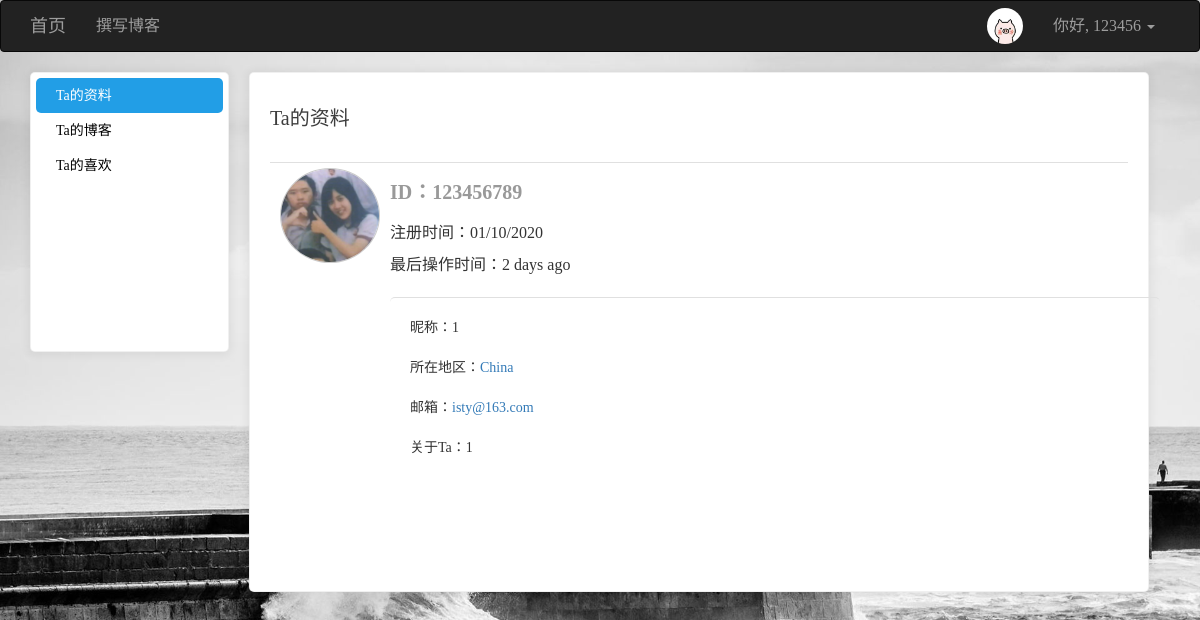
/user/123456789/ (signed in), run on an earlier commit of the app's database.
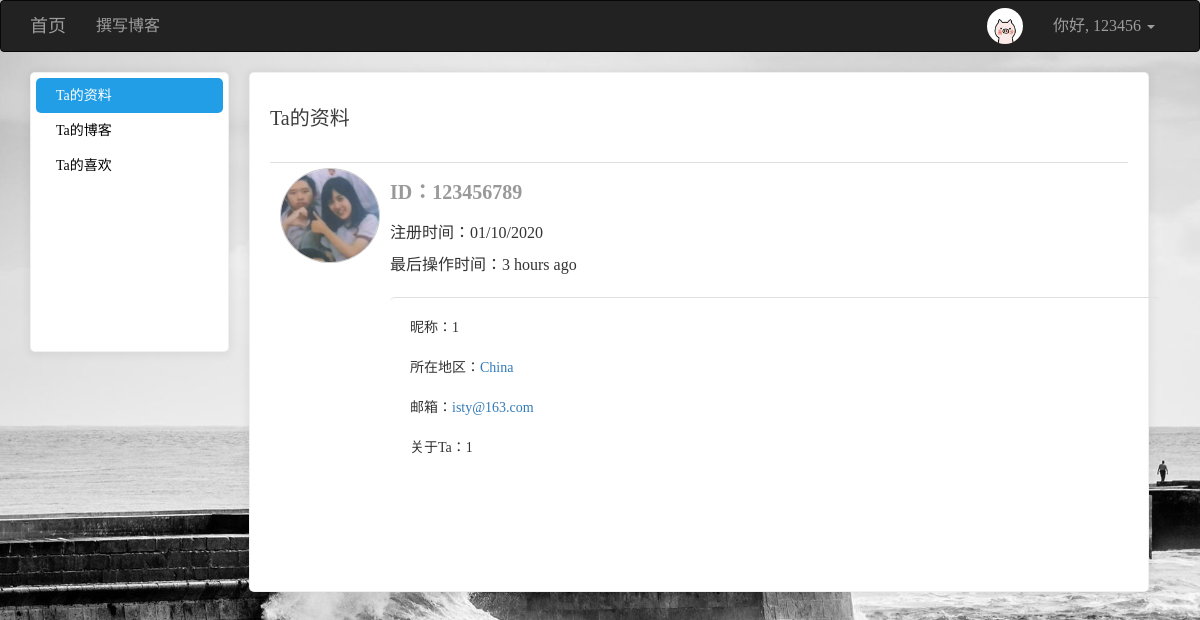
And on a later commit of the database.
### app/models/users.py (models this page shows, shortened)
class User(UserMixin, db.Model):
    __tablename__ = 'users'
    id = db.Column(db.Integer, primary_key=True)
    username = db.Column(db.String(64), unique=True)
    password_hash = db.Column(db.String(128))
    email = db.Column(db.String(128), unique=True)
    confirmed = db.Column(db.Boolean, default=False)
    icon = db.Column(db.String(64), default='default.jpg')
    name = db.Column(db.String(64))
    location = db.Column(db.String(64))
    about_me = db.Column(db.Text())
    member_since = db.Column(db.DateTime(), default=datetime.utcnow)
    last_seen = db.Column(db.DateTime(), default=datetime.utcnow)
    posts = db.relationship('Posts', backref='user', lazy='dynamic', cascade='all, delete-orphan')
    favorites = db.relationship('Posts', secondary="collections", backref=db.backref('users', lazy='dynamic'), lazy='dynamic')
    comments = db.relationship('Comment', backref='user', lazy='dynamic', cascade='all, delete-orphan')
    @property
    def password(self):
        raise AttributeError('密码不可读')
    def ping(self):
        self.last_seen = datetime.utcnow()
        db.session.add(self)
        db.session.commit()

### app/views/user.py (the view)
@user.route('/<username>/', methods=['GET', 'POST'])
def index(username):
    u = User.query.filter_by(username=username).first_or_404()
    return render_template('user/gerenzhongxin.html', user=u)

### app/models/users.py (called while the page is built)
@loginmanager.user_loader
def user_loader(uid):
    return User.query.get(int(uid))

### app/views/user.py (called while the page is built)
@user.before_app_request
def before_request():
    if current_user.is_authenticated:
        current_user.ping()

### app/templates/user/gerenzhongxin.html (shortened to what this page needs)
{% extends 'commons/base.html' %}
{% block styles %}
    {{ super() }}
{% endblock %}
{% block page_content %}
    <div class="left_cont" style="background: white" >
        <ul>
            <li class="side1"><a href="{{ url_for('user.index', username=user.username) }}" class="aside">{% if current_user.username == user.username %}我{% else %}Ta{% endif %}的资料</a></li>
            <li class="side3"><a href="{{ url_for('user.my_blog', username=user.username) }}">{% if current_user.username == user.username %}我{% else %}Ta{% endif %}的博客</a></li>
            <li class="side4"><a href="{{ url_for('user.my_fav', username=user.username) }}">{% if current_user.username == user.username %}我{% else %}Ta{% endif %}的喜欢</a></li>
        </ul>
    </div>
    <div class="right_cont" style="background: white; border: 1px solid rgba(0, 0, 0, .06); padding: 0 20px; box-shadow: 0 1px 10px 2px rgba(0, 0, 0, .06); border-radius: 5px">
        <h3>{% if current_user.username == user.username %}我{% else %}Ta{% endif %}的资料</h3>
        <div class="user_info">
            <div class="header">
            <img style="width: 100px;border-radius: 60%; border: 1px solid #ccc" src="{{ url_for('static', filename='uploads/' + user.icon) }}" alt="头像">
            </div>
            <div class="right_c">
                <span class="display_name">ID：{{ user.username }}</span>
                <div class="log_time">注册时间：{{ moment(user.member_since).format('L') }}</div>
                <div class="log_time">最后操作时间：{{ moment(user.last_seen).fromNow() }}</div>
                {% if user.name or user.location %}
                    <ul class="self">
                        <li>{% if user.name %}昵称：{{ user.name }}<br>{% endif %}</li>
                        <li>{% if user.location %}
                                所在地区：<a href="http://maps.google.com/?q={{ user.location }}">{{ user.location }}</a>
                            {% endif %}
                        </li>
                        <li>邮箱：<a href="mailto:{{ user.email }}">{{ user.email }}</a></li>
                        <li>{% if user.about_me %}关于{% if current_user.username == user.username %}我{% else %}Ta{% endif %}：{{ user.about_me }}{% endif %}</li>
                    </ul>
                {% endif %}
            </div>
        </div>
    </div>
{% endblock %}

What changed in the data, as far as the page shows it:
changed User "China": last_seen "2 days ago" → "3 hours ago"
